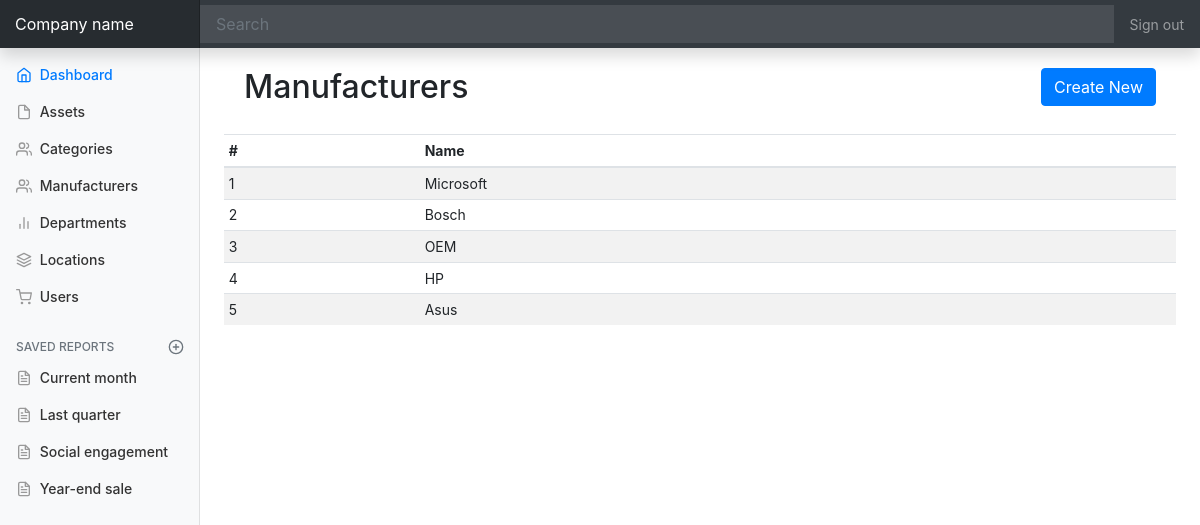
The app's page /manufacturers with its own data.
### app/models.py (models this page shows, shortened)
class Manufacturer(db.Model):
	id = db.Column(db.Integer, primary_key=True)
	name = db.Column(db.String(64), unique=True)
	assets = db.relationship('Asset', backref="manufacturer")

### app/routes.py (the view)
@app.route('/manufacturers')
def manufacturers():
	manufacturers = Manufacturer.query.all()
	return render_template('manufacturers.html', title='Manufacturers', manufacturers=manufacturers)

### app/templates/manufacturers.html
{% extends "base.html" %}
{% block content %}
<section style="padding:20px;">
  <h2 style="display:inline-flex;">Manufacturers</h2>
  <a class="btn btn-primary float-right" href="manufacturers/create">Create New</a>
</section>
<div class="table-responsive">
  <table class="table table-striped table-sm">
    <thead>
      <tr>
        <th>#</th>
        <th>Name</th>
      </tr>
    </thead>
    <tbody>
    	{% for manufacturer in manufacturers %}
      <tr>
        <td>{{ manufacturer.id }}</td>
        <td>{{ manufacturer.name }}</td>
      </tr>
      {% endfor %}
    </tbody>
  </table>
</div>
{% endblock %}

### app/static/dashboard.css (style rules this page uses)
body { font-size: .875rem; }

### records on screen
Manufacturer: id "1", name "Microsoft"
Manufacturer: id "2", name "Bosch"
Manufacturer: id "3", name "OEM"
Manufacturer: id "4", name "HP"
Manufacturer: id "5", name "Asus"
